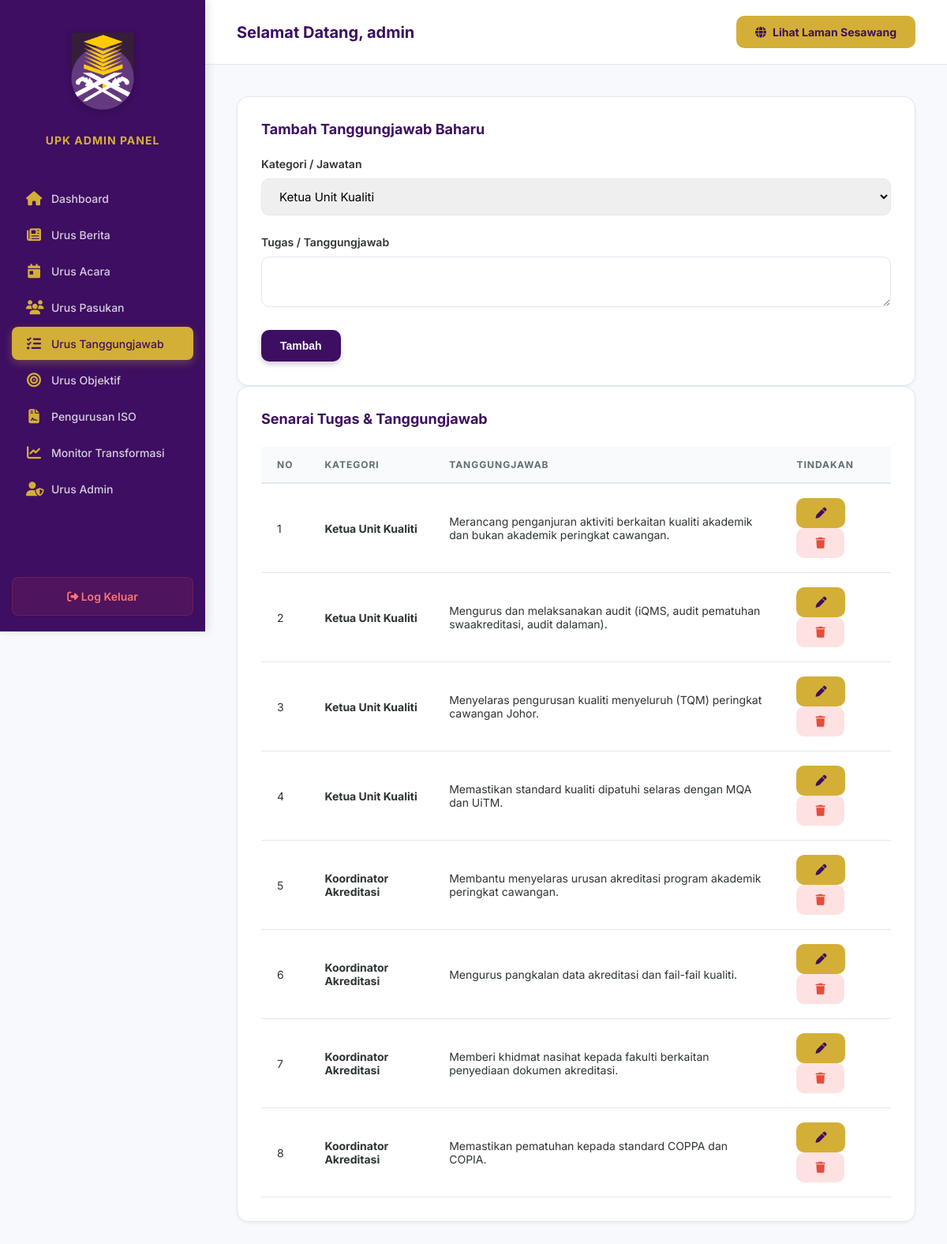
The page /responsibilities.php (signed in) on the database its author committed.
### tables this page shows
CREATE TABLE IF NOT EXISTS responsibilities (
    id INT AUTO_INCREMENT PRIMARY KEY,
    category VARCHAR(255) NOT NULL,
    task TEXT NOT NULL,
    created_at TIMESTAMP DEFAULT CURRENT_TIMESTAMP
);

### responsibilities.php (the view, shortened to what this page needs)
<?php
include 'header.php';
$edit_data = null;
$responsibilities = $conn->query("SELECT * FROM responsibilities ORDER BY category, id ASC");
?>
<div class="card">
    <h3><?= $edit_data ? 'Kemaskini Tanggungjawab' : 'Tambah Tanggungjawab Baharu' ?></h3>
    <form action="responsibilities.php" method="POST" style="margin-top: 20px;">
        <div class="form-group">
            <label>Kategori / Jawatan</label>
            <select name="category" class="form-control" required>
                <option value="Ketua Unit Kualiti" <?= ($edit_data && $edit_data['category'] == 'Ketua Unit Kualiti') ? 'selected' : '' ?>>Ketua Unit Kualiti</option>
            </select>
        </div>
        <div class="form-group">
            <label>Tugas / Tanggungjawab</label>
            <textarea name="task" class="form-control" required><?= $edit_data ? htmlspecialchars($edit_data['task']) : '' ?></textarea>
        </div>
        <button type="submit" class="btn btn-primary"><?= $edit_data ? 'Kemaskini' : 'Tambah' ?></button>
    </form>
</div>
<div class="card">
    <h3>Senarai Tugas & Tanggungjawab</h3>
    <table>
        <thead>
            <tr>
                <th>No</th>
                <th>Kategori</th>
                <th>Tanggungjawab</th>
                <th>Tindakan</th>
            </tr>
        </thead>
        <tbody>
            <?php $i = 1; while($row = $responsibilities->fetch_assoc()): ?>
            <tr>
                <td><?= $i++ ?></td>
                <td><strong><?= htmlspecialchars($row['category']) ?></strong></td>
                <td><?= htmlspecialchars($row['task']) ?></td>
                <td class="action-btns">
                    <a href="responsibilities.php?edit=<?= $row['id'] ?>" class="btn btn-sm btn-secondary"><i class="fa-solid fa-pen"></i></a>
                    <a href="responsibilities.php?delete=<?= $row['id'] ?>" class="btn btn-sm btn-danger" onclick="return confirm('Pasti mahu padam rekod ini?');"><i class="fa-solid fa-trash"></i></a>
                </td>
            </tr>
            <?php endwhile; ?>
        </tbody>
    </table>
</div>
<?php include 'footer.php'; ?>

### admin_style.css (style rules this page uses)
:root { --primary: #3d0e61; --primary-light: #512888; --secondary: #D4AF37; --accent: #FFD700; --text-dark: #2d3436; --text-light: #636e72; --bg-light: #f8f9fd; --bg-white: #ffffff; --danger: #e74c3c; --success: #27ae60; --border: #e2e8f0; --radius: 10px; --shadow-sm: 0 2px 4px rgba(0,0,0,0.05); --shadow: 0 10px 15px -3px rgba(0,0,0,0.1), 0 4px 6px -2px rgba(0,0,0,0.05); --sidebar-width: 260px; }
* { box-sizing: border-box; margin: 0; padding: 0; }
body { font-family: 'Inter', system-ui, -apple-system, sans-serif; background: var(--bg-light); color: var(--text-dark); display: flex; min-height: 100vh; }
a { text-decoration: none; color: inherit; transition: all 0.2s; }
.card { background: var(--bg-white); padding: 30px; border-radius: 15px; box-shadow: var(--shadow-sm); border: 1px solid var(--border); }
.card h3 { font-size: 18px; margin-bottom: 25px; display: flex; align-items: center; gap: 10px; color: var(--primary); }
.form-group { margin-bottom: 25px; }
.form-group label { display: block; margin-bottom: 10px; font-weight: 600; font-size: 14px; color: var(--text-dark); }
.form-control { width: 100%; padding: 12px 18px; border: 1.5px solid var(--border); border-radius: var(--radius); font-size: 15px; font-family: inherit; transition: all 0.2s; }
.btn { padding: 12px 24px; border: none; border-radius: var(--radius); cursor: pointer; font-weight: 700; font-size: 14px; display: inline-flex; align-items: center; gap: 8px; transition: all 0.3s; }
.btn-primary { background: var(--primary); color: #fff; box-shadow: 0 4px 6px rgba(61, 14, 97, 0.2); }
.btn-secondary { background: var(--secondary); color: var(--primary); }
.btn-danger { background: #fee2e2; color: var(--danger); }
table { width: 100%; border-collapse: separate; border-spacing: 0; }
table th { background: #f8fafc; color: var(--text-light); font-weight: 700; text-transform: uppercase; font-size: 12px; letter-spacing: 1px; padding: 15px 20px; border-bottom: 2px solid var(--border); text-align: left; }
table td { padding: 18px 20px; border-bottom: 1px solid var(--border); font-size: 14px; vertical-align: middle; }

### rows shown on the page
responsibilities: category "Ketua Unit Kualiti", task "Merancang penganjuran aktiviti berkaitan kualiti akademik dan bukan akademik peringkat cawangan."
responsibilities: category "Ketua Unit Kualiti", task "Mengurus dan melaksanakan audit (iQMS, audit pematuhan swaakreditasi, audit dalaman)."
responsibilities: category "Ketua Unit Kualiti", task "Menyelaras pengurusan kualiti menyeluruh (TQM) peringkat cawangan Johor."
responsibilities: category "Ketua Unit Kualiti", task "Memastikan standard kualiti dipatuhi selaras dengan MQA dan UiTM."
responsibilities: category "Koordinator Akreditasi", task "Membantu menyelaras urusan akreditasi program akademik peringkat cawangan."
responsibilities: category "Koordinator Akreditasi", task "Mengurus pangkalan data akreditasi dan fail-fail kualiti."
responsibilities: category "Koordinator Akreditasi", task "Memberi khidmat nasihat kepada fakulti berkaitan penyediaan dokumen akreditasi."
responsibilities: category "Koordinator Akreditasi", task "Memastikan pematuhan kepada standard COPPA dan COPIA."

### other values the page prints
$_SESSION['admin_username'] "admin"
